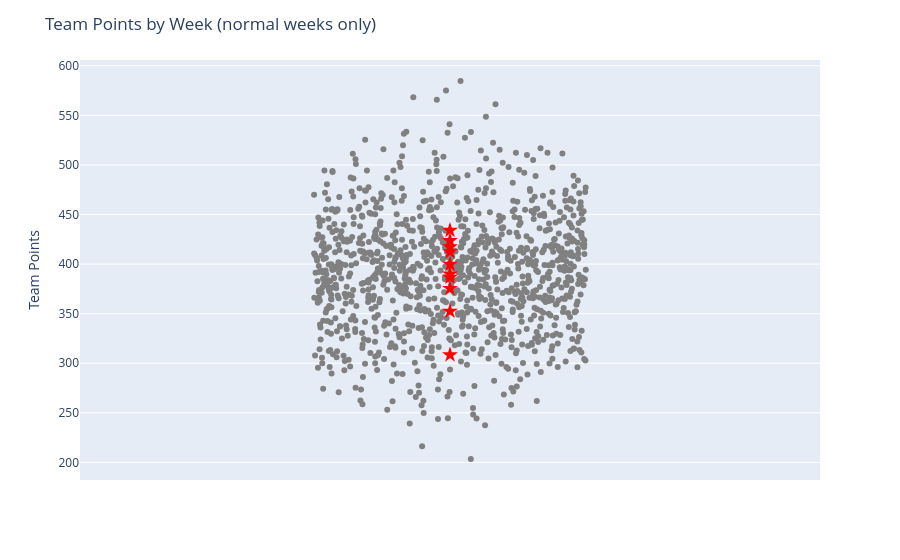

Notebook source saved alongside this figure:
### Code cell
plot_points(tmp, 'team_points', 'Team Points', SEASON, WEEK)

### Figure 1 — Plotly figure (JSON) as saved in the notebook; plotly's stock layout.template omitted (floating-point values rounded to 4 significant figures; data arrays with more than 128 entries replaced by an {"elided": "..."} marker saying what was removed)
{"data": [{"alignmentgroup": "True", "boxpoints": "all", "customdata": {"elided": "1130x4 mixed values"}, "fillcolor": "rgba(255,255,255,0)", "hoveron": "points", "hovertemplate": "Season: %{customdata[0]}        <br>Week: %{customdata[1]}            <br>Playoffs: %{customdata[3]}                <br>Manager: %{customdata[2]}                    <br>Points: %{y:.2f}<extra></extra>", "legendgroup": "", "line": {"color": "rgba(255,255,255,0)"}, "marker": {"color": "gray"}, "name": "", "offsetgroup": "", "orientation": "v", "pointpos": 0, "showlegend": false, "type": "box", "x": {"elided": "1130 int values"}, "x0": " ", "xaxis": "x", "y": {"elided": "1130 float values"}, "y0": " ", "yaxis": "y"}, {"customdata": [[2026, 5, "Boyce", 0], [2026, 5, "Chris", 0], [2026, 5, "Andy", 0], [2026, 5, "Garth", 0], [2026, 5, "Sam", 0], [2026, 5, "Howard", 0], [2026, 5, "Dave", 0], [2026, 5, "Alex", 0], [2026, 5, "Rich", 0], [2026, 5, "Rouse", 0]], "hovertemplate": "Season: %{customdata[0]}        <br>Week: %{customdata[1]}            <br>Playoffs: %{customdata[3]}                <br>Manager: %{customdata[2]}                    <br>Points: %{y:.2f}<extra></extra>", "marker": {"color": "red", "size": 12, "symbol": "star"}, "mode": "markers", "type": "scatter", "x": [0, 0, 0, 0, 0, 0, 0, 0, 0, 0], "y": [308.4, 375.2, 412.3, 352.4, 417.3, 399.8, 423.6, 386.7, 434.0, 390.0]}], "layout": {"boxmode": "group", "legend": {"tracegroupgap": 0}, "margin": {"t": 60}, "showlegend": false, "title": {"text": "Team Points by Week (normal weeks only)"}, "xaxis": {"anchor": "y", "domain": [0, 1], "range": [-0.2, 0.2], "showticklabels": false, "title": {"text": ""}}, "yaxis": {"anchor": "x", "domain": [0, 1], "title": {"text": "Team Points"}}}}
